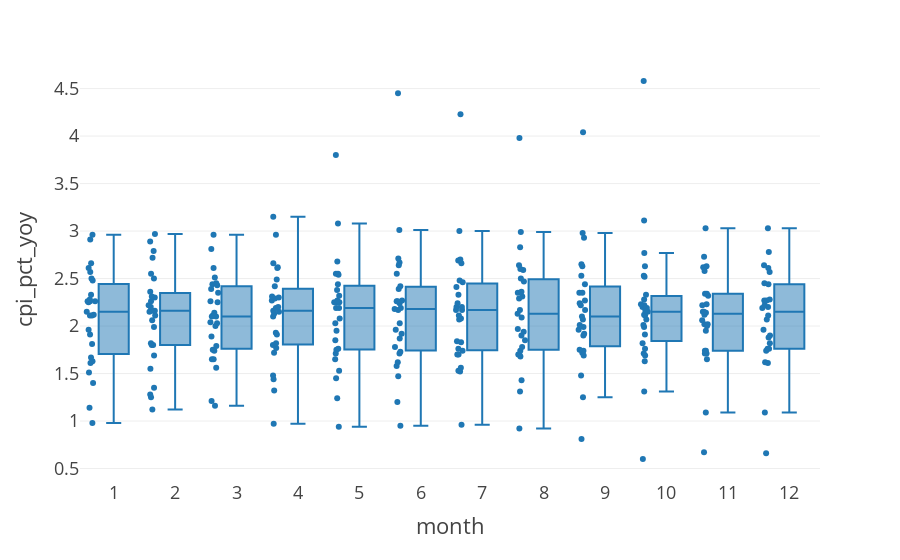
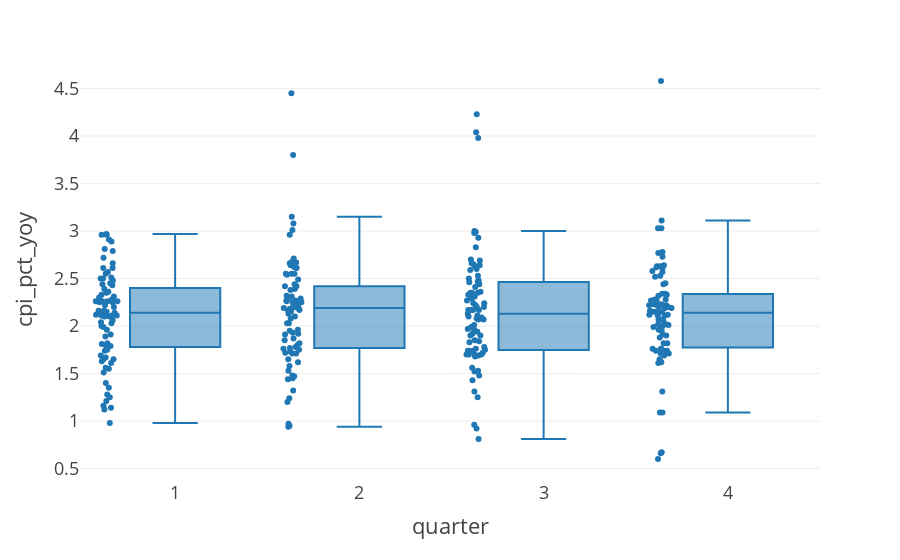

The notebook cell these images were saved under, in order:
### Code cell
fig = px.box(monthly_df[12:], x="month", y="cpi_pct_yoy", points = "all", template = "presentation",)
fig.update_layout(
    xaxis = dict(
        tickmode = 'linear',))

fig = px.box(monthly_df[12:], x="quarter", y="cpi_pct_yoy", points = "all", template = "presentation")

fig.show()

### Figure 1 — Plotly figure (JSON) as saved in the notebook; plotly's stock layout.template omitted (floating-point values rounded to 4 significant figures; data arrays with more than 128 entries replaced by an {"elided": "..."} marker saying what was removed)
{"data": [{"alignmentgroup": "True", "boxpoints": "all", "hovertemplate": "month=%{x}<br>cpi_pct_yoy=%{y}<extra></extra>", "legendgroup": "", "marker": {"color": "#1F77B4"}, "name": "", "notched": false, "offsetgroup": "", "orientation": "v", "showlegend": false, "x": {"elided": "322 int values"}, "x0": " ", "xaxis": "x", "y": {"elided": "322 float values"}, "y0": " ", "yaxis": "y", "type": "box"}], "layout": {"xaxis": {"anchor": "y", "domain": [0, 1], "title": {"text": "month"}, "tickmode": "linear"}, "yaxis": {"anchor": "x", "domain": [0, 1], "title": {"text": "cpi_pct_yoy"}}, "legend": {"tracegroupgap": 0}, "margin": {"t": 60}, "boxmode": "group"}}

### Figure 2 — Plotly figure (JSON) as saved in the notebook; plotly's stock layout.template omitted (floating-point values rounded to 4 significant figures; data arrays with more than 128 entries replaced by an {"elided": "..."} marker saying what was removed)
{"data": [{"alignmentgroup": "True", "boxpoints": "all", "hovertemplate": "quarter=%{x}<br>cpi_pct_yoy=%{y}<extra></extra>", "legendgroup": "", "marker": {"color": "#1F77B4"}, "name": "", "notched": false, "offsetgroup": "", "orientation": "v", "showlegend": false, "x": {"elided": "322 int values"}, "x0": " ", "xaxis": "x", "y": {"elided": "322 float values"}, "y0": " ", "yaxis": "y", "type": "box"}], "layout": {"xaxis": {"anchor": "y", "domain": [0, 1], "title": {"text": "quarter"}}, "yaxis": {"anchor": "x", "domain": [0, 1], "title": {"text": "cpi_pct_yoy"}}, "legend": {"tracegroupgap": 0}, "margin": {"t": 60}, "boxmode": "group"}}
